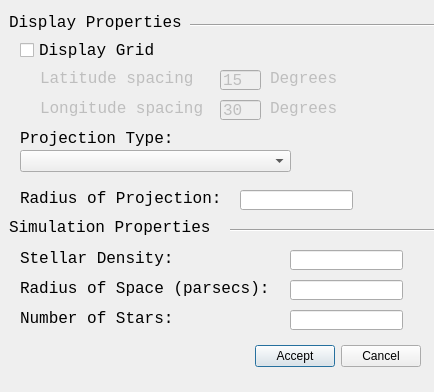
<?xml version="1.0" encoding="UTF-8"?>
<ui version="4.0">
 <class>Dialog</class>
 <widget class="QDialog" name="Dialog">
  <property name="geometry">
   <rect>
    <x>0</x>
    <y>0</y>
    <width>434</width>
    <height>392</height>
   </rect>
  </property>
  <property name="windowTitle">
   <string>Dialog</string>
  </property>
  <widget class="QWidget" name="layoutWidget">
   <property name="geometry">
    <rect>
     <x>70</x>
     <y>340</y>
     <width>351</width>
     <height>33</height>
    </rect>
   </property>
   <layout class="QHBoxLayout">
    <property name="spacing">
     <number>6</number>
    </property>
    <property name="leftMargin">
     <number>0</number>
    </property>
    <property name="topMargin">
     <number>0</number>
    </property>
    <property name="rightMargin">
     <number>0</number>
    </property>
    <property name="bottomMargin">
     <number>0</number>
    </property>
    <item>
     <spacer>
      <property name="orientation">
       <enum>Qt::Horizontal</enum>
      </property>
      <property name="sizeHint" stdset="0">
       <size>
        <width>131</width>
        <height>31</height>
       </size>
      </property>
     </spacer>
    </item>
    <item>
     <widget class="QPushButton" name="m_btnAccept">
      <property name="text">
       <string>Accept</string>
      </property>
     </widget>
    </item>
    <item>
     <widget class="QPushButton" name="m_btnCancel">
      <property name="text">
       <string>Cancel</string>
      </property>
     </widget>
    </item>
   </layout>
  </widget>
  <widget class="Line" name="line">
   <property name="geometry">
    <rect>
     <x>190</x>
     <y>15</y>
     <width>431</width>
     <height>20</height>
    </rect>
   </property>
   <property name="orientation">
    <enum>Qt::Horizontal</enum>
   </property>
  </widget>
  <widget class="QLabel" name="label1">
   <property name="geometry">
    <rect>
     <x>9</x>
     <y>12</y>
     <width>191</width>
     <height>21</height>
    </rect>
   </property>
   <property name="font">
    <font>
     <family>Courier New</family>
     <pointsize>12</pointsize>
    </font>
   </property>
   <property name="text">
    <string>Display Properties</string>
   </property>
  </widget>
  <widget class="QLabel" name="label">
   <property name="geometry">
    <rect>
     <x>9</x>
     <y>217</y>
     <width>221</width>
     <height>21</height>
    </rect>
   </property>
   <property name="font">
    <font>
     <family>Courier New</family>
     <pointsize>12</pointsize>
    </font>
   </property>
   <property name="text">
    <string>Simulation Properties</string>
   </property>
  </widget>
  <widget class="QLabel" name="label2">
   <property name="enabled">
    <bool>false</bool>
   </property>
   <property name="geometry">
    <rect>
     <x>40</x>
     <y>70</y>
     <width>171</width>
     <height>16</height>
    </rect>
   </property>
   <property name="font">
    <font>
     <family>Courier New</family>
     <pointsize>12</pointsize>
    </font>
   </property>
   <property name="text">
    <string>Latitude spacing</string>
   </property>
  </widget>
  <widget class="QLabel" name="label3">
   <property name="enabled">
    <bool>false</bool>
   </property>
   <property name="geometry">
    <rect>
     <x>40</x>
     <y>100</y>
     <width>171</width>
     <height>16</height>
    </rect>
   </property>
   <property name="font">
    <font>
     <family>Courier New</family>
     <pointsize>12</pointsize>
    </font>
   </property>
   <property name="text">
    <string>Longitude spacing</string>
   </property>
  </widget>
  <widget class="QCheckBox" name="m_cbxGrid">
   <property name="geometry">
    <rect>
     <x>20</x>
     <y>40</y>
     <width>151</width>
     <height>21</height>
    </rect>
   </property>
   <property name="font">
    <font>
     <family>Courier New</family>
     <pointsize>12</pointsize>
    </font>
   </property>
   <property name="text">
    <string>Display Grid</string>
   </property>
  </widget>
  <widget class="QComboBox" name="m_cboProjection">
   <property name="geometry">
    <rect>
     <x>20</x>
     <y>150</y>
     <width>271</width>
     <height>22</height>
    </rect>
   </property>
   <property name="font">
    <font>
     <family>Courier New</family>
     <pointsize>12</pointsize>
    </font>
   </property>
  </widget>
  <widget class="QLabel" name="label6">
   <property name="geometry">
    <rect>
     <x>20</x>
     <y>130</y>
     <width>181</width>
     <height>16</height>
    </rect>
   </property>
   <property name="font">
    <font>
     <family>Courier New</family>
     <pointsize>12</pointsize>
    </font>
   </property>
   <property name="text">
    <string>Projection Type:</string>
   </property>
  </widget>
  <widget class="QLabel" name="label7">
   <property name="geometry">
    <rect>
     <x>20</x>
     <y>310</y>
     <width>181</width>
     <height>16</height>
    </rect>
   </property>
   <property name="font">
    <font>
     <family>Courier New</family>
     <pointsize>12</pointsize>
    </font>
   </property>
   <property name="text">
    <string>Number of Stars:</string>
   </property>
  </widget>
  <widget class="QLineEdit" name="m_txtStarCnt">
   <property name="geometry">
    <rect>
     <x>290</x>
     <y>310</y>
     <width>113</width>
     <height>20</height>
    </rect>
   </property>
   <property name="font">
    <font>
     <family>Courier New</family>
     <pointsize>12</pointsize>
    </font>
   </property>
   <property name="readOnly">
    <bool>true</bool>
   </property>
  </widget>
  <widget class="QLabel" name="label8">
   <property name="geometry">
    <rect>
     <x>20</x>
     <y>250</y>
     <width>201</width>
     <height>16</height>
    </rect>
   </property>
   <property name="font">
    <font>
     <family>Courier New</family>
     <pointsize>12</pointsize>
    </font>
   </property>
   <property name="text">
    <string>Stellar Density:</string>
   </property>
  </widget>
  <widget class="QLineEdit" name="m_txtDensity">
   <property name="geometry">
    <rect>
     <x>290</x>
     <y>250</y>
     <width>113</width>
     <height>20</height>
    </rect>
   </property>
   <property name="font">
    <font>
     <family>Courier New</family>
     <pointsize>12</pointsize>
    </font>
   </property>
  </widget>
  <widget class="QLabel" name="label9">
   <property name="geometry">
    <rect>
     <x>20</x>
     <y>280</y>
     <width>271</width>
     <height>16</height>
    </rect>
   </property>
   <property name="font">
    <font>
     <family>Courier New</family>
     <pointsize>12</pointsize>
    </font>
   </property>
   <property name="text">
    <string>Radius of Space (parsecs):</string>
   </property>
  </widget>
  <widget class="QLineEdit" name="m_txtRadius">
   <property name="geometry">
    <rect>
     <x>290</x>
     <y>280</y>
     <width>113</width>
     <height>20</height>
    </rect>
   </property>
   <property name="font">
    <font>
     <family>Courier New</family>
     <pointsize>12</pointsize>
    </font>
   </property>
  </widget>
  <widget class="QLineEdit" name="m_edtLatSpace">
   <property name="enabled">
    <bool>false</bool>
   </property>
   <property name="geometry">
    <rect>
     <x>220</x>
     <y>70</y>
     <width>41</width>
     <height>20</height>
    </rect>
   </property>
   <property name="font">
    <font>
     <family>Courier New</family>
     <pointsize>12</pointsize>
    </font>
   </property>
   <property name="text">
    <string>15</string>
   </property>
  </widget>
  <widget class="QLineEdit" name="m_ednLonSpace">
   <property name="enabled">
    <bool>false</bool>
   </property>
   <property name="geometry">
    <rect>
     <x>220</x>
     <y>100</y>
     <width>41</width>
     <height>20</height>
    </rect>
   </property>
   <property name="font">
    <font>
     <family>Courier New</family>
     <pointsize>12</pointsize>
    </font>
   </property>
   <property name="text">
    <string>30</string>
   </property>
  </widget>
  <widget class="Line" name="line_2">
   <property name="geometry">
    <rect>
     <x>230</x>
     <y>220</y>
     <width>431</width>
     <height>20</height>
    </rect>
   </property>
   <property name="orientation">
    <enum>Qt::Horizontal</enum>
   </property>
  </widget>
  <widget class="QLabel" name="label4">
   <property name="enabled">
    <bool>false</bool>
   </property>
   <property name="geometry">
    <rect>
     <x>270</x>
     <y>70</y>
     <width>71</width>
     <height>16</height>
    </rect>
   </property>
   <property name="font">
    <font>
     <family>Courier New</family>
     <pointsize>12</pointsize>
    </font>
   </property>
   <property name="text">
    <string>Degrees</string>
   </property>
  </widget>
  <widget class="QLabel" name="label5">
   <property name="enabled">
    <bool>false</bool>
   </property>
   <property name="geometry">
    <rect>
     <x>270</x>
     <y>100</y>
     <width>71</width>
     <height>16</height>
    </rect>
   </property>
   <property name="font">
    <font>
     <family>Courier New</family>
     <pointsize>12</pointsize>
    </font>
   </property>
   <property name="text">
    <string>Degrees</string>
   </property>
  </widget>
  <widget class="QLabel" name="label_2">
   <property name="geometry">
    <rect>
     <x>20</x>
     <y>190</y>
     <width>221</width>
     <height>16</height>
    </rect>
   </property>
   <property name="font">
    <font>
     <family>Courier New</family>
     <pointsize>12</pointsize>
    </font>
   </property>
   <property name="text">
    <string>Radius of Projection:</string>
   </property>
  </widget>
  <widget class="QLineEdit" name="m_nProjRadius">
   <property name="geometry">
    <rect>
     <x>240</x>
     <y>190</y>
     <width>113</width>
     <height>20</height>
    </rect>
   </property>
  </widget>
 </widget>
 <resources/>
 <connections>
  <connection>
   <sender>m_btnAccept</sender>
   <signal>clicked()</signal>
   <receiver>Dialog</receiver>
   <slot>accept()</slot>
   <hints>
    <hint type="sourcelabel">
     <x>278</x>
     <y>253</y>
    </hint>
    <hint type="destinationlabel">
     <x>96</x>
     <y>254</y>
    </hint>
   </hints>
  </connection>
  <connection>
   <sender>m_btnCancel</sender>
   <signal>clicked()</signal>
   <receiver>Dialog</receiver>
   <slot>reject()</slot>
   <hints>
    <hint type="sourcelabel">
     <x>369</x>
     <y>253</y>
    </hint>
    <hint type="destinationlabel">
     <x>179</x>
     <y>282</y>
    </hint>
   </hints>
  </connection>
 </connections>
</ui>
